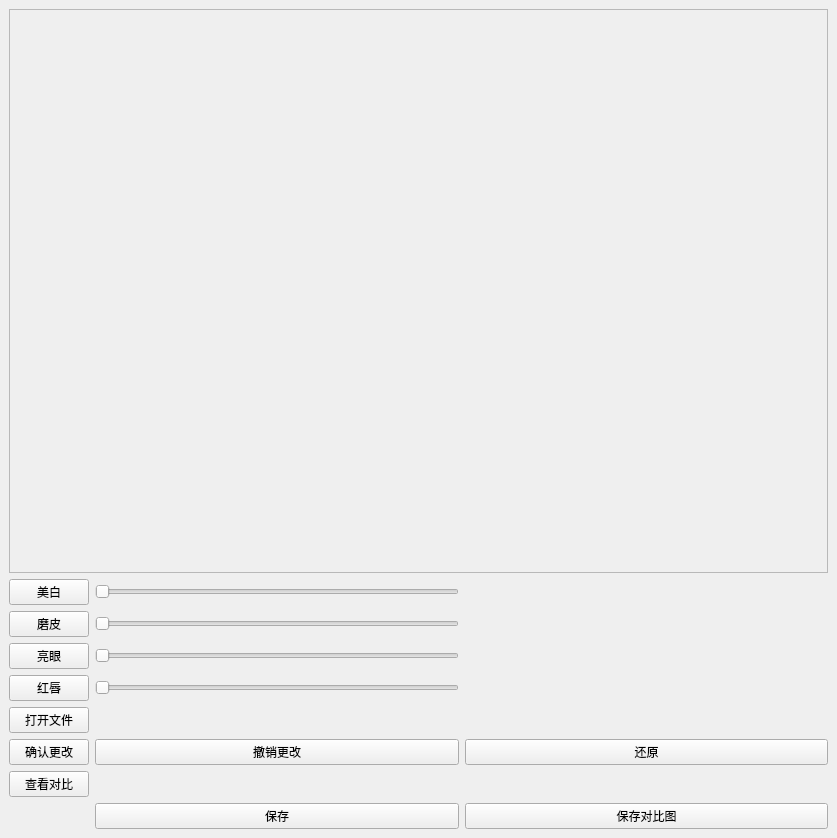
<?xml version="1.0" encoding="UTF-8"?>
<ui version="4.0">
 <class>MainWindow</class>
 <widget class="QMainWindow" name="MainWindow">
  <property name="geometry">
   <rect>
    <x>0</x>
    <y>0</y>
    <width>837</width>
    <height>838</height>
   </rect>
  </property>
  <property name="windowTitle">
   <string>MainWindow</string>
  </property>
  <widget class="QWidget" name="centralWidget">
   <layout class="QVBoxLayout" name="verticalLayout">
    <item>
     <widget class="QScrollArea" name="sa">
      <property name="sizePolicy">
       <sizepolicy hsizetype="Expanding" vsizetype="Expanding">
        <horstretch>0</horstretch>
        <verstretch>0</verstretch>
       </sizepolicy>
      </property>
      <property name="widgetResizable">
       <bool>true</bool>
      </property>
      <widget class="QWidget" name="scrollAreaWidgetContents">
       <property name="geometry">
        <rect>
         <x>0</x>
         <y>0</y>
         <width>813</width>
         <height>532</height>
        </rect>
       </property>
       <zorder></zorder>
      </widget>
     </widget>
    </item>
    <item>
     <layout class="QGridLayout" name="gridLayout">
      <item row="0" column="0">
       <widget class="QPushButton" name="bt_whitening">
        <property name="text">
         <string>美白</string>
        </property>
       </widget>
      </item>
      <item row="0" column="1">
       <widget class="QSlider" name="sl_whitening">
        <property name="orientation">
         <enum>Qt::Horizontal</enum>
        </property>
       </widget>
      </item>
      <item row="0" column="2">
       <spacer name="horizontalSpacer">
        <property name="orientation">
         <enum>Qt::Horizontal</enum>
        </property>
        <property name="sizeHint" stdset="0">
         <size>
          <width>40</width>
          <height>20</height>
         </size>
        </property>
       </spacer>
      </item>
      <item row="1" column="0">
       <widget class="QPushButton" name="bt_smooth">
        <property name="text">
         <string>磨皮</string>
        </property>
       </widget>
      </item>
      <item row="1" column="1">
       <widget class="QSlider" name="sl_sharpen">
        <property name="orientation">
         <enum>Qt::Horizontal</enum>
        </property>
       </widget>
      </item>
      <item row="1" column="2">
       <spacer name="horizontalSpacer_2">
        <property name="orientation">
         <enum>Qt::Horizontal</enum>
        </property>
        <property name="sizeHint" stdset="0">
         <size>
          <width>40</width>
          <height>20</height>
         </size>
        </property>
       </spacer>
      </item>
      <item row="2" column="0">
       <widget class="QPushButton" name="bt_sharpen">
        <property name="text">
         <string>亮眼</string>
        </property>
       </widget>
      </item>
      <item row="2" column="1">
       <widget class="QSlider" name="sl_sharpen_2">
        <property name="orientation">
         <enum>Qt::Horizontal</enum>
        </property>
       </widget>
      </item>
      <item row="2" column="2">
       <spacer name="horizontalSpacer_4">
        <property name="orientation">
         <enum>Qt::Horizontal</enum>
        </property>
        <property name="sizeHint" stdset="0">
         <size>
          <width>40</width>
          <height>20</height>
         </size>
        </property>
       </spacer>
      </item>
      <item row="3" column="0">
       <widget class="QPushButton" name="bt_brightening">
        <property name="text">
         <string>红唇</string>
        </property>
       </widget>
      </item>
      <item row="3" column="1">
       <widget class="QSlider" name="sl_brightening">
        <property name="orientation">
         <enum>Qt::Horizontal</enum>
        </property>
       </widget>
      </item>
      <item row="3" column="2">
       <spacer name="horizontalSpacer_3">
        <property name="orientation">
         <enum>Qt::Horizontal</enum>
        </property>
        <property name="sizeHint" stdset="0">
         <size>
          <width>40</width>
          <height>20</height>
         </size>
        </property>
       </spacer>
      </item>
      <item row="4" column="0">
       <widget class="QPushButton" name="bt_open">
        <property name="text">
         <string>打开文件</string>
        </property>
       </widget>
      </item>
      <item row="5" column="0">
       <widget class="QPushButton" name="bt_confirm">
        <property name="text">
         <string>确认更改</string>
        </property>
       </widget>
      </item>
      <item row="5" column="1">
       <widget class="QPushButton" name="bt_cancel">
        <property name="text">
         <string>撤销更改</string>
        </property>
       </widget>
      </item>
      <item row="5" column="2">
       <widget class="QPushButton" name="bt_reset">
        <property name="text">
         <string>还原</string>
        </property>
       </widget>
      </item>
      <item row="6" column="0">
       <widget class="QPushButton" name="bt_view_compare">
        <property name="text">
         <string>查看对比</string>
        </property>
       </widget>
      </item>
      <item row="7" column="1">
       <widget class="QPushButton" name="bt_save">
        <property name="text">
         <string>保存</string>
        </property>
       </widget>
      </item>
      <item row="7" column="2">
       <widget class="QPushButton" name="bt_save_compare">
        <property name="text">
         <string>保存对比图</string>
        </property>
       </widget>
      </item>
     </layout>
    </item>
   </layout>
  </widget>
 </widget>
 <resources/>
 <connections/>
</ui>
